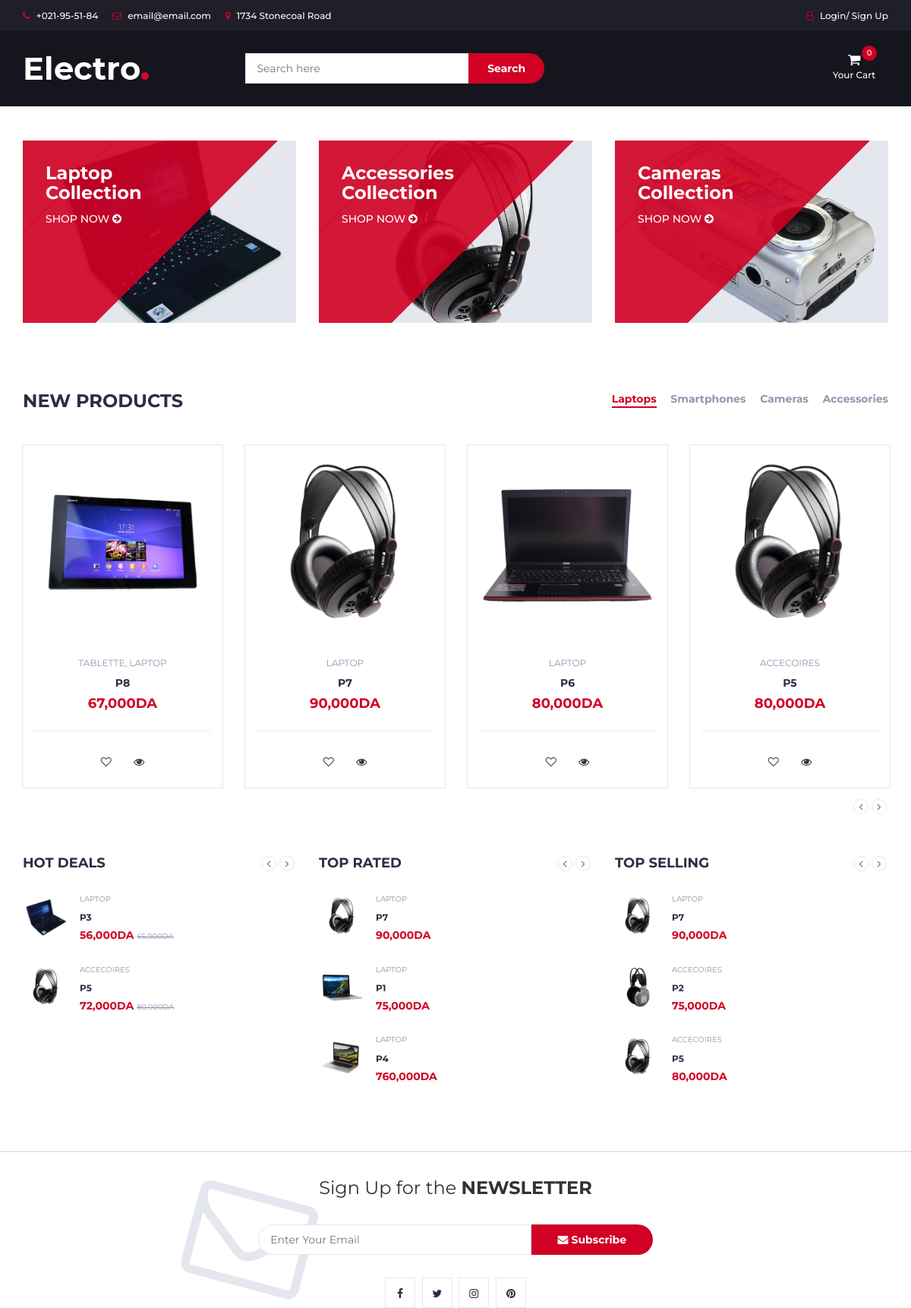
Before: / (upper part) with the older database file.
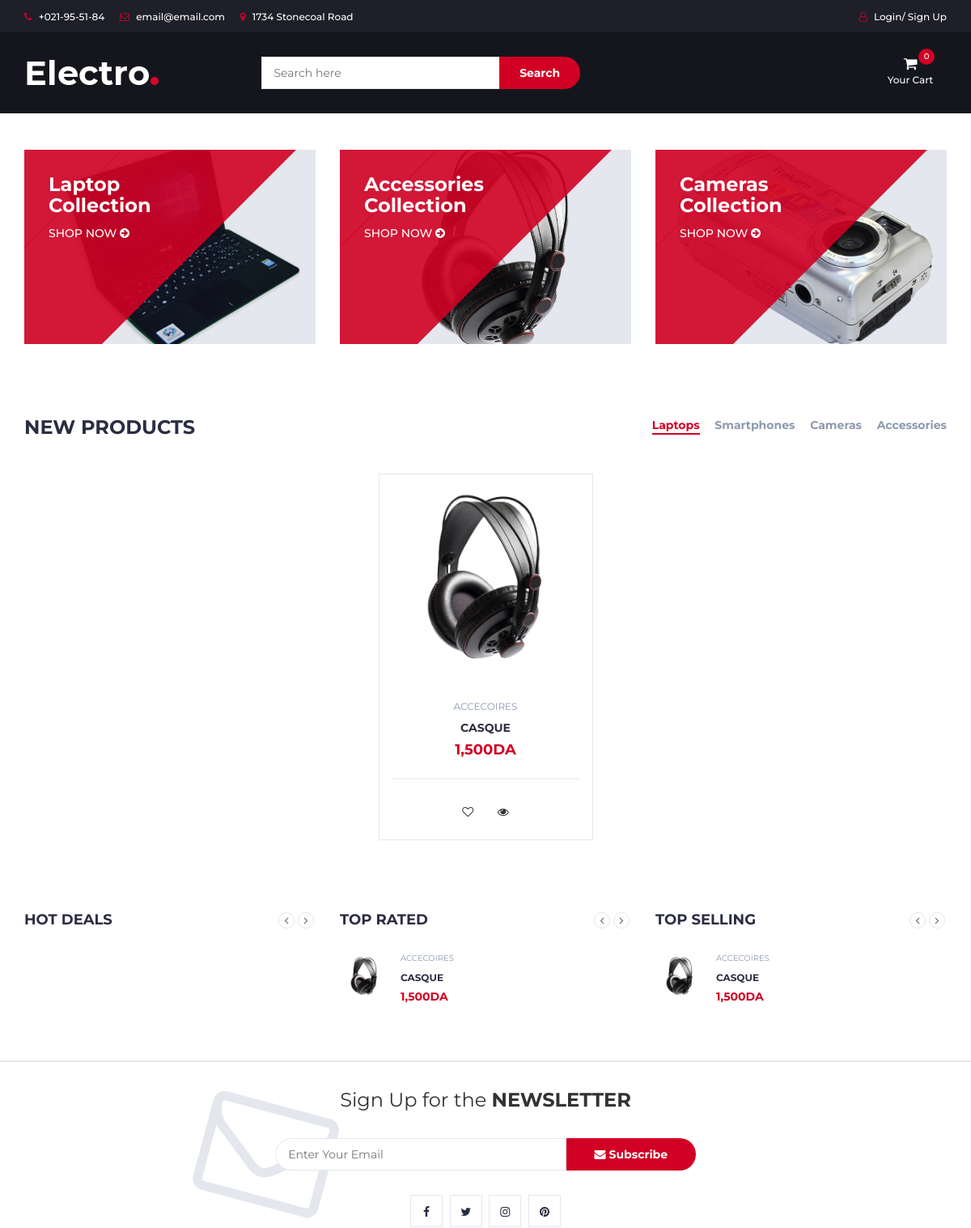
After: the same page with the newer database file.
### store/models.py (models this page shows)
class Product(models.Model):
	id = models.UUIDField(
		default=uuid.uuid4,unique=True,
		primary_key=True,editable=False
		)
	title = models.CharField(max_length=25,null=True)
	description = models.TextField(null=True,blank=True)
	price = models.FloatField()
	quantity = models.PositiveIntegerField(default=1)
	sold = models.PositiveIntegerField(default=0)
	categories = models.ManyToManyField('Category')
	date_added = models.DateTimeField(auto_now_add=True,blank=True,null=True)
	isdiscount = models.BooleanField(default=False)
	new_price = models.FloatField(null = True, blank=True , default='product02.png')
	image = models.ImageField(default = "pc.png" ,null = True, blank = True)
	def __str__(self):
		return self.title
	def average(self):
		reviews = self.review_set.all()
		if reviews:
			ratings = [review.rating for review in reviews]
			return sum(ratings) / len(reviews)
		else:
			return 0  # Handle the case when there are no reviews.

class Category(models.Model):
	id = models.UUIDField(
		default=uuid.uuid4,unique=True,
		primary_key=True,editable=False
		)
	name = models.CharField(max_length=20)
	def __str__(self):
		return self.name

### store/views.py (the view)
# urls.py: path('',views.main,name="main"),
def main(request):
	latest_products = Product.objects.order_by('-date_added')[:6]
	top_selling = Product.objects.order_by('-sold')[:6]
	hot_deals = Product.objects.filter(isdiscount=True)[:6]
	top_rated = Product.objects.annotate(
		average_rating = Avg('review__rating')
		).order_by('-average_rating')[:6]
	if request.user.is_authenticated:
		customer = request.user.customer
		order , created = Order.objects.get_or_create(customer=customer,complete=False)
		items = order.orderitem_set.all()
	else :
		items = []
		order = {
			'get_cart_total':0,
			'get_cart_items':0,
			'id':uuid.uuid4()
		}
	context = {
				'latest_products':latest_products,
				'top_selling' : top_selling,
				'hot_deals' : hot_deals,
				'top_rated' : top_rated,
				'items' : items,
				'order':order
				}
	return render(request,'store/main.html',context)

### store/templatetags/custom_filter.py (called while the page is built)
@register.filter(name="head")
def head(value):
	return value[:3]

@register.filter(name="tail")
def tail(value):
	return value[3:]

@register.filter(name="dinarFormat")
def dinarFormat(value):
	res = "{:,}".format(int(value))
	res += "DA"
	return res

### store/templates/store/main.html (shortened to what the changed rows need)
{% extends 'store/base.html' %}
{% load static %}
{% load custom_filter %}
{% block content %}
	<body>
		<div class="section">
			<div class="container">
				<div class="row">
					<div class="col-md-12">
						<div class="row">
							<div class="products-tabs">
								<div id="tab1" class="tab-pane active">
									<div class="products-slick" data-nav="#slick-nav-1">
										{% for product in latest_products %}
										<div class="product">
											<div class="product-img">
												<img src="{{product.image.url}}" alt="">
											</div>
											<div class="product-body">
   											 <p class="product-category">
												{% for category in product.categories.all %}
   												 {{ category }}{% if not forloop.last %},{% endif %}
												{% endfor %}
   											</p>
												<h3 class="product-name"><a href="{% url 'product' product.id %}">{{product}}</a></h3>
												<h4 class="product-price">{{product.price|dinarFormat }}</h4>
												<div class="product-rating">
												</div>
												<div class="product-btns">
													<button class="add-to-wishlist"><i class="fa fa-heart-o"></i><span class="tooltipp">add to wishlist</span></button>
													<button class="quick-view"><i class="fa fa-eye"></i><span class="tooltipp">quick view</span></button>
												</div>
											</div>
											<div class="add-to-cart">
												<button data-product="{{product.id}}"
												data-action="add"
												class="add-to-cart-btn update-cart"> Aad to Cart</button>
											</div>
										</div>
										{% endfor %}
									</div>
								</div>
							</div>
						</div>
					</div>
				</div>
			</div>
		</div>
		<div class="section">
			<div class="container">
				<div class="row">
					<div class="col-md-4 col-xs-6">
						<div class="section-title">
							<h4 class="title">Hot Deals</h4>
							<div class="section-nav">
							</div>
						</div>
						<div class="products-widget-slick" data-nav="#slick-nav-3">
							<div>
								{% for product in hot_deals|head %}
								<div class="product-widget">
									<div class="product-img">
											<img src="{{product.image.url}}" alt="">
									</div>
									<div class="product-body">
 										<p class="product-category">
												{% for category in product.categories.all %}
   												 {{ category }}{% if not forloop.last %},{% endif %}
												{% endfor %}
   											</p>										<h3 class="product-name"><a href="#">{{product}}</a></h3>
										<h4 class="product-price">{{product.new_price|dinarFormat}} <del class="product-old-price">{{product.price|dinarFormat}}</del></h4>
									</div>
								</div>
								{% endfor %}
							</div>
						</div>
					</div>
					<div class="col-md-4 col-xs-6">
						<div class="products-widget-slick" data-nav="#slick-nav-4">
							<div>
								{% for product in top_rated|head%}
								<div class="product-widget">
									<div class="product-img">
										<img src="{{product.image.url}}" alt="">
									</div>
									<div class="product-body">
 											<p class="product-category">
												{% for category in product.categories.all %}
   												 {{ category }}{% if not forloop.last %},{% endif %}
												{% endfor %}
   											</p>										<h3 class="product-name"><a href="#">{{product}}</a></h3>
										<h4 class="product-price">{{product.price|dinarFormat}}</h4>
									</div>
								</div>
								{% endfor %}
							</div>
						</div>
					</div>
					<div class="col-md-4 col-xs-6">
						<div class="products-widget-slick" data-nav="#slick-nav-5">
							<div>
								{% for product in top_selling|head %}
								<div class="product-widget">
									<div class="product-img">
										<img src="{{product.image.url}}" alt="">
									</div>
									<div class="product-body">
										<p class="product-category">
												{% for category in product.categories.all %}
   												 {{ category }}{% if not forloop.last %},{% endif %}
												{% endfor %}
   											</p>
										<h3 class="product-name"><a href="#">{{product}}</a></h3>
										<h4 class="product-price">{{product.price|dinarFormat}}</h4>
									</div>
								</div>
								{% endfor %}
							</div>
						</div>
					</div>
				</div>
			</div>
		</div>
	</body>
{% endblock  %}

Changed rows visible on the page:
removed Product: image (picture), title "P8", price|dinarFormat "67,000DA", shown under "NEW PRODUCTS"
no longer on this page (row unchanged): Category: name "TABLETTE", shown under "P8"
no longer on this page (row unchanged): Category: name "LAPTOP"
removed Product: image (picture), title "P7", price|dinarFormat "90,000DA"
removed Product: image (picture), title "P6", price|dinarFormat "80,000DA", shown under "NEW PRODUCTS"
removed Product: image (picture), title "P5", price|dinarFormat "80,000DA", new_price|dinarFormat "72,000DA", Category (name "ACCECOIRES")
removed Product: image (picture), title "P3", new_price|dinarFormat "56,000DA", price|dinarFormat "65,000DA", shown under "HOT DEALS"
removed Product: image (picture), title "P1", price|dinarFormat "75,000DA", shown under "TOP RATED"
removed Product: image (picture), title "P4", price|dinarFormat "760,000DA", shown under "TOP RATED"
removed Product: image (picture), title "P2", price|dinarFormat "75,000DA", Category (name "ACCECOIRES"), shown under "TOP SELLING"
added Product: image (picture), title "CASQUE", price|dinarFormat "1,500DA", Category (name "ACCECOIRES")
